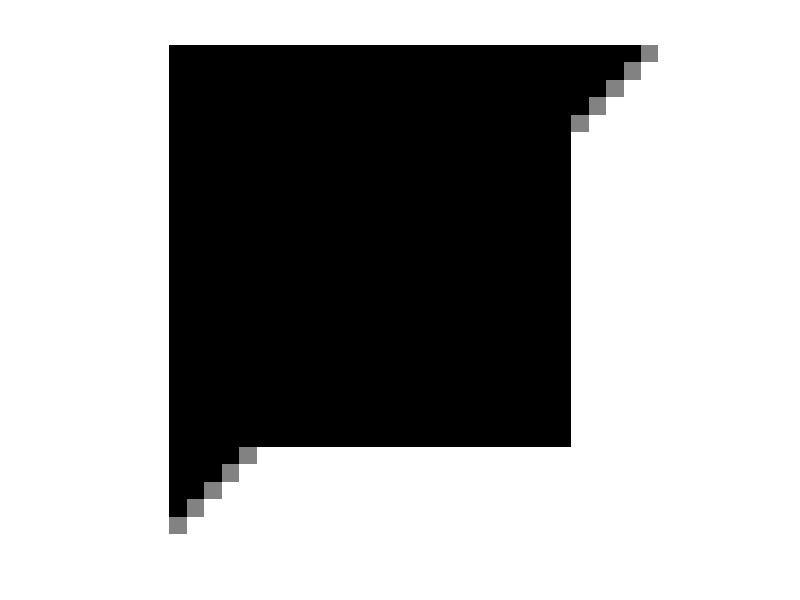
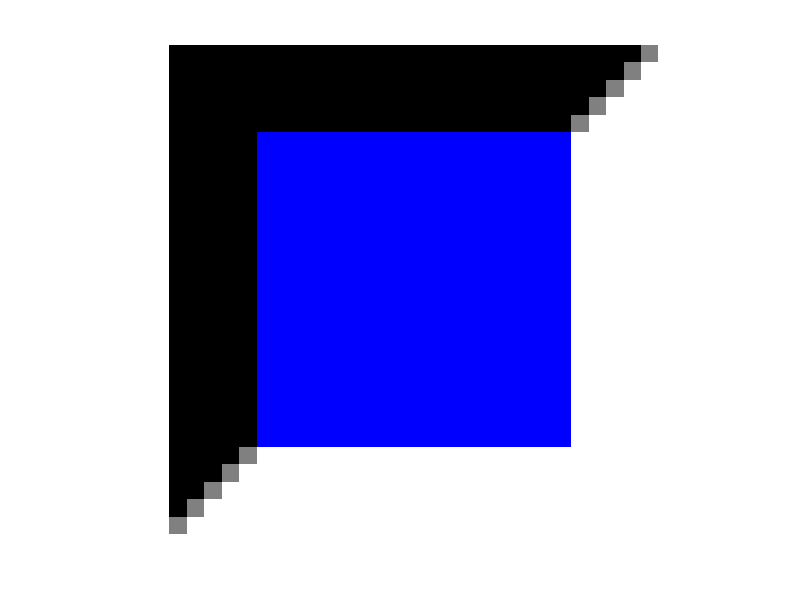
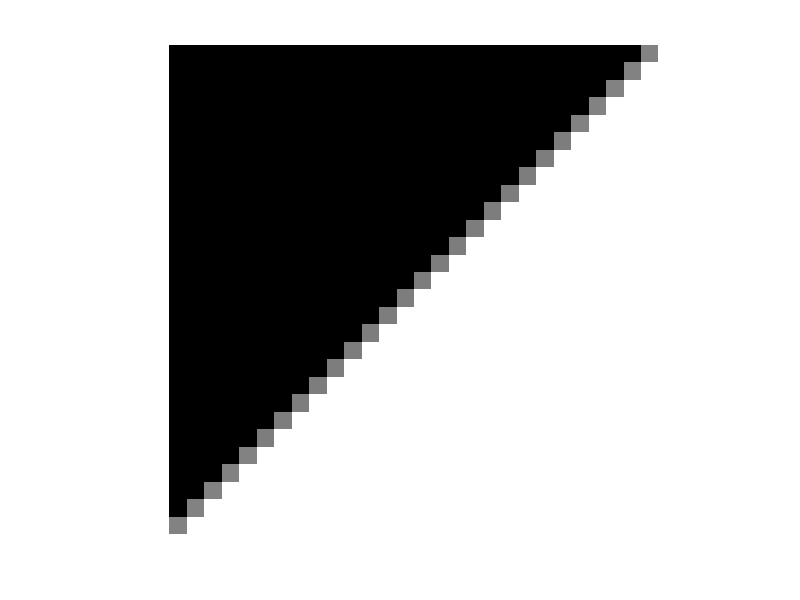

The MATLAB source for these figures, in order:
function main
	
	Nbiter= 6000;
	tau = 0.1;
	sigma = 1/tau/8;
	rho = 1.9;

	S = 28;
	S2 = 5;
	[n1,n2]=meshgrid(1:S,1:S);
	y  = double(n1+n2>=S+2);
	idx=find(n1+n2==S+1);
	y(idx)=0.5;
	
	idx=find((n1>S2)&(n1<=S-S2)&(n2>S2)&(n2<=S-S2));
	idx2=find((n1<=S2)|(n1>S-S2)|(n2<=S2)|(n2>S-S2));
	y(idx)=0;
	yidx=y(idx2);
	ycolor=zeros(S,S,3);
	ycolor(:,:,1)=y;
	ycolor(:,:,2)=y;
	ycolor(:,:,3)=y;
	ycolor(S2+1:S-S2,S2+1:S-S2,3)=1;
	
	figure(1);
	imshow(y);
	figure(2);
	imshow(ycolor);
	imwrite(y,'y.tif');
	imwrite(ycolor,'ycolor.tif');
			
	opD = @(x) cat(3,[diff(x,1,1);zeros(1,size(x,2))],[diff(x,1,2) zeros(size(x,1),1)]);
	opDadj = @(u) -[u(1,:,1);diff(u(:,:,1),1,1)]-[u(:,1,2) diff(u(:,:,2),1,2)];	
	prox_sigma_g_conj = @(u) bsxfun(@rdivide,u,max(sqrt(sum(u.^2,3)),1));

	x = y;
	u = zeros([size(x) 2]);
	opDy = opD(y);
	fprintf('0 %f\n',sum(sum(sqrt(sum(opDy.^2,3)))));
	opDy = opDy(:);
	for iter = 1:Nbiter
		xnew = prox_tau_f(x-tau*opDadj(u),idx2,yidx);
		unew = prox_sigma_g_conj(u+sigma*opD(2*xnew-x));
		x = xnew+(rho-1)*(xnew-x);
		u = unew+(rho-1)*(unew-u);
		if mod(iter,40)==0
			%we display the primal and dual cost functions, which reach equal values at convergence
			fprintf('%d %f %f\n',iter,sum(sum(sqrt(sum(opD(xnew).^2,3)))),...
				sum(unew(:).*opDy)); % == sum(sum(opDadj(unew).*y))
			figure(3);
			imshow(xnew);
			colormap flag
			drawnow
		end
	end
	figure(3);
	imshow(xnew);
	colormap gray
	imwrite(xnew,'x_isotropic.tif');
	
end


function xout = prox_tau_f(x,idx,yidx)
 	xout = x ;
 	xout(idx) = yidx;
end